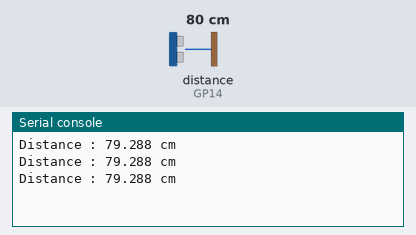
This program was run on a simulated Raspberry Pi Pico running MicroPython. On the bench: the last lines printed to the serial console. Inputs (shaded band) come from the test bench; at power-on: distance to the obstacle (sensor on GP14) 80 cm. The echo pulse lasts 58.3 µs per cm.

Above: at 1.2 s.
1.3 s: distance to the obstacle (sensor on GP14) set to 2 cm
At 1.9 s:
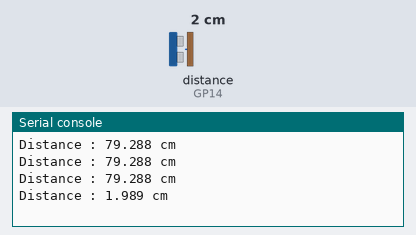
2.8 s: distance to the obstacle (sensor on GP14) set to 4 cm
At 3.4 s:
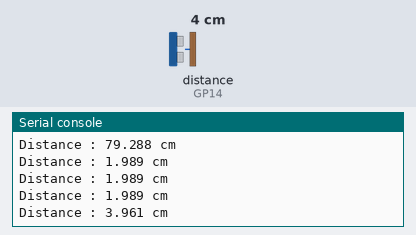
Timing chart, 0 to 5.8 s (numbered marks = the images above; inputs shaded):
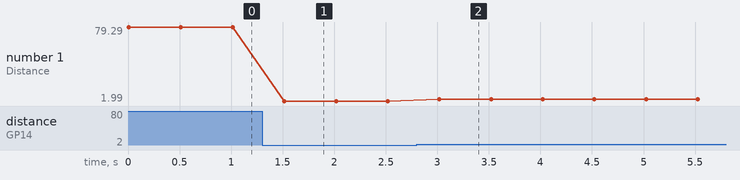

The program:

14_ultrasonic_sensor_01.py
```python
from machine import Pin,time_pulse_us
import time

SOUND_SPEED=340                                # 음속 (m/s)
TRIG_PULSE_DURATION_US=10                      # 트리거 펄스의 지속 시간 (마이크로초)

# 초음파 센서의 트리거 핀 및 에코 핀 설정
trigPin=Pin(15,Pin.OUT)                        # GPIO 15번 핀을 출력 모드로 설정
echoPin=Pin(14,Pin.IN)                         # GPIO 14번 핀을 입력 모드로 설정
try:
    while True:
        # 초음파 센서 트리거 신호 초기화
        trigPin.value(0)                       # 트리거 핀을 0으로 설정 (LOW 상태)
        time.sleep_us(5)                       # 안정화를 위해 5마이크로초 대기
        # 초음파 센서 트리거 신호 발생
        trigPin.value(1)                       # 트리거 핀을 1로 설정 (HIGH 상태)
        time.sleep_us(TRIG_PULSE_DURATION_US)  # 트리거 펄스를 10마이크로초 동안 유지
        trigPin.value(0)                       # 트리거 핀을 다시 0으로 설정
        # 에코 핀에서 신호 지속 시간 측정
        ultrasonic_duration=time_pulse_us(echoPin,1,30000) # 초음파 반사 시간 측정 (최대 30ms 대기)
        # 거리 계산 (cm 단위)
        distance_cm=SOUND_SPEED*ultrasonic_duration/20000  # 음속과 반사 시간으로 거리 계산

        print(f'Distance : {distance_cm} cm')   # 측정된 거리를 출력
        time.sleep_ms(500)                      # 500ms 대기 후 다음 측정 진행

except KeyboardInterrupt:
    print("프로그램이 중단되었습니다.")

    
```

Measured:
- after the input at 1.3 s, the serial console: prints a new line after 0.22 s (image 1)
- after the input at 2.8 s, the serial console: prints a new line after 0.22 s (image 2)
- plotted number 1: 79.29 → 1.99 after the input at 1.3 s, 1.99 → 3.96 after the input at 2.8 s
